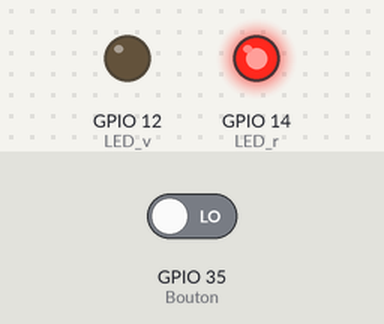
A program run on a simulated ESP32 board running MicroPython. Shown: output pins drawn as LEDs (lit = HIGH). The inputs (shaded band) are chosen by the test bench; at power-on: GPIO 35 (Bouton) LOW.

Above: at 1.2 s.
1.3 s: GPIO 35 (Bouton) driven HIGH
At 2.5 s:
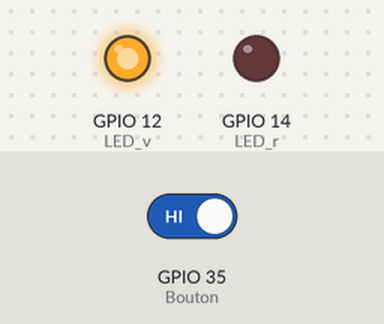
2.8 s: GPIO 35 (Bouton) driven LOW
At 3.9 s:
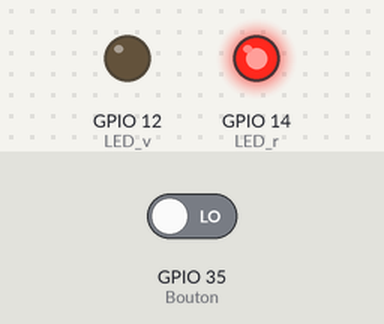
Timing chart, 0 to 5.8 s (numbered marks = the images above; inputs shaded):
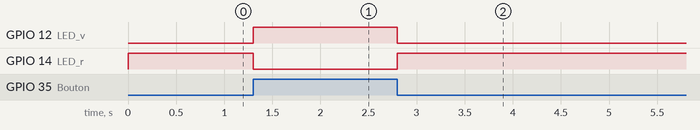

The program:

Prog00_BP_LED.py
```python
from machine import Pin
LED_v = Pin ( 12, Pin.OUT )
LED_r = Pin ( 14, Pin.OUT )
Bouton = Pin ( 35, Pin.IN )

while True :
    etat = Bouton.value ( )
    if etat==1 :
        LED_v.on()
        LED_r.off()
    else:
        LED_v.off()
        LED_r.on()
            
```

Measured:
- after the input at 1.3 s, GPIO 12 (LED_v): LOW → HIGH at once; GPIO 14 (LED_r): HIGH → LOW at once
- after the input at 2.8 s, GPIO 12 (LED_v): HIGH → LOW at once; GPIO 14 (LED_r): LOW → HIGH at once
